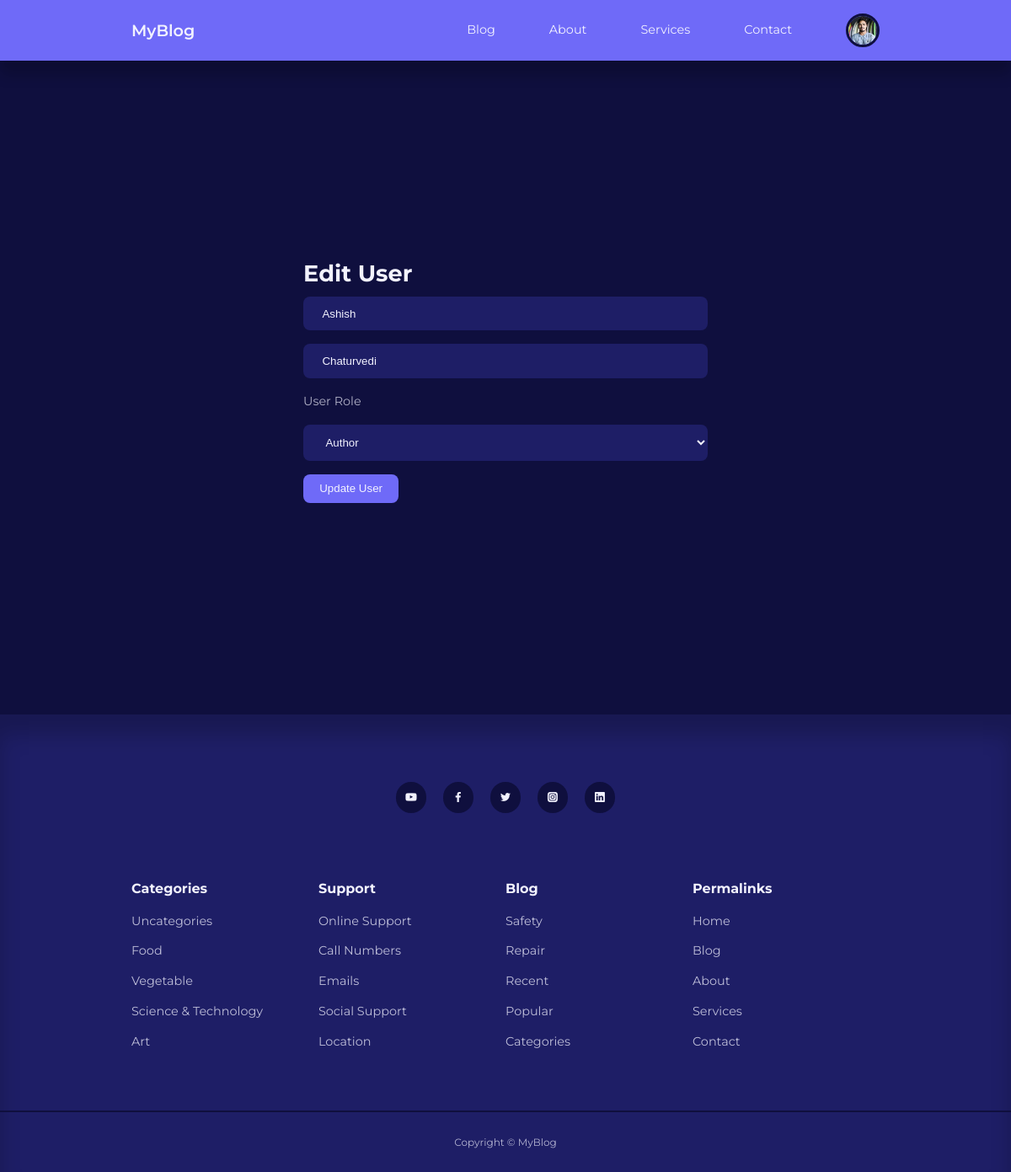
The page /admin/edit-user.php?id=2 (signed in) on the database its author committed.
### tables this page shows
CREATE TABLE IF NOT EXISTS `users` (
  `id` int UNSIGNED NOT NULL AUTO_INCREMENT,
  `firstname` varchar(50) NOT NULL,
  `lastname` varchar(50) NOT NULL,
  `username` varchar(50) NOT NULL,
  `email` varchar(100) NOT NULL,
  `password` varchar(255) NOT NULL,
  `avatar` varchar(255) NOT NULL,
  `is_admin` tinyint(1) NOT NULL,
  PRIMARY KEY (`id`)
);

CREATE TABLE IF NOT EXISTS `categories` (
  `id` int UNSIGNED NOT NULL AUTO_INCREMENT,
  `title` varchar(50) NOT NULL,
  `description` text NOT NULL,
  PRIMARY KEY (`id`)
);

### admin/partials/header.php (called while the page is built, shortened)
<?php
require '../partials/header.php';

### admin/edit-user.php (the view, shortened to what this page needs)
<?php
include 'partials/header.php';
if (isset($_GET['id'])) {
    $id = filter_var($_GET['id'], FILTER_SANITIZE_NUMBER_INT);
    $query = "SELECT * FROM users WHERE id ='$id';";
    $result = mysqli_query($conn, $query);
    if (mysqli_num_rows($result) == 1) {
        $user = mysqli_fetch_assoc($result);
    }
} else {
    header('location:' . ROOT_URL . 'admin/manage-categories.php');
    die();
}
?>
<section class="form_section">
    <div class="container form_section-container">
        <h2>Edit User</h2>
        <form action="<?= ROOT_URL ?>admin/edit-user-logic.php" enctype="multipart/form-data" method="POST">
            <input type="text" placeholder="First Name" name="firstname" value="<?= $user['firstname'] ?>">
            <input type="text" placeholder="Last Name" name="lastname" value="<?= $user['lastname'] ?>">
            <div class="form_control">
                <label>User Role</label>
            </div>
            <select name="userrole">
                <option value="0">Author</option>
            </select>
            <button type="submit" class="btn" name="submit">Update User</button>
        </form>
    </div>
</section>
<?php
include '../partials/footer.php';
?>

### partials/header.php (shortened to what this page needs)
<?php
require 'config/database.php';
if (isset($_SESSION['user_id'])) {
    $id = filter_var($_SESSION['user_id'], FILTER_SANITIZE_NUMBER_INT);
    $query = "SELECT avatar FROM users WHERE id=$id";
    $result = mysqli_query($conn, $query);
    $avatar = mysqli_fetch_assoc($result);
}
?>
<!DOCTYPE html>
<html lang="en">
<head>
    <link rel="stylesheet" href="<?= ROOT_URL ?>css/style.css" />
    <link rel="stylesheet" href="https://unicons.iconscout.com/release/v4.0.0/css/line.css" />
</head>
<body>
    <nav>
        <div class="container nav_container">
            <a href="<?= ROOT_URL ?>" class="nav_logo">MyBlog</a>
            <ul class="nav_items">
                <li><a href="<?php echo ROOT_URL ?>blog.php">Blog</a></li>
                <li><a href="<?= ROOT_URL ?>about.php">About</a></li>
                <li><a href="<?= ROOT_URL ?>services.php">Services</a></li>
                <li><a href="<?= ROOT_URL ?>contact.php">Contact</a></li>
                <?php if (isset($_SESSION['user_id'])) : ?>
                    <li class="nav_profile">
                        <div class="avatar">
                            <img src="<?= ROOT_URL . 'images/' . $avatar['avatar'] ?>" />
                        </div>
                    </li>
                <?php else : ?>
                    <li><a href="<?= ROOT_URL ?>signin.php">Signin</a></li>
                <?php endif; ?>
            </ul>
        </div>
    </nav>

### partials/footer.php (shortened to what this page needs)
<footer>
    <div class="footer_socials">
        <a href="https://www.youtube.com/" target="_blank"><i class="uil uil-youtube"></i></a>
        <a href="https://www.facebook.com/" target="_blank"><i class="uil uil-facebook-f"></i></a>
        <a href="https://twitter.com/?lang=en-in" target="_blank"><i class="uil uil-twitter"></i></a>
        <a href="https://www.instagram.com/" target="_blank"><i class="uil uil-instagram-alt"></i></a>
        <a href="https://in.linkedin.com/" target="_blank"><i class="uil uil-linkedin"></i></a>
    </div>
    <div class="container footer_container">
        <article>
            <h4>Categories</h4>
            <ul>
                <?php
                $all_categories = "SELECT * FROM categories;";
                $all_categories_result = mysqli_query($conn, $all_categories);
                ?>
                <?php while ($all_category = mysqli_fetch_assoc($all_categories_result)) : ?>
                    <li><a href="<?= ROOT_URL ?>category-posts.php?id=<?= $all_category['id'] ?>"><?= $all_category['title'] ?></a></li>
                <?php endwhile; ?>
            </ul>
        </article>
        <article>
            <h4>Support</h4>
            <ul>
                <li><a href="#">Online Support</a></li>
                <li><a href="#">Call Numbers</a></li>
                <li><a href="#">Emails</a></li>
                <li><a href="#">Social Support</a></li>
                <li><a href="#">Location</a></li>
            </ul>
        </article>
        <article>
            <h4>Blog</h4>
            <ul>
                <li><a href="#">Safety</a></li>
                <li><a href="#">Repair</a></li>
                <li><a href="#">Recent</a></li>
                <li><a href="#">Popular</a></li>
                <li><a href="#">Categories</a></li>
            </ul>
        </article>
        <article>
            <h4>Permalinks</h4>
            <ul>
                <li><a href="<?= ROOT_URL ?>">Home</a></li>
                <li><a href="<?= ROOT_URL ?>blog.php">Blog</a></li>
                <li><a href="<?= ROOT_URL ?>about.php">About</a></li>
                <li><a href="<?= ROOT_URL ?>services.php">Services</a></li>
                <li><a href="<?= ROOT_URL ?>contact.php">Contact</a></li>
            </ul>
        </article>
    </div>
    <div class="footer_copyright">
        <small>Copyright &copy; MyBlog</small>
    </div>
</footer>
</body>
</html>

### css/style.css (style rules this page uses)
:root { --color-primary: #6f6af8; --color-primary-light: hsl(242, 91%, 69%, 18%); --color-primary-variant: #5854c7; --color-red: #da0f3f; --color-red-light: hsl(346, 87%, 46%, 15%); --color-green: #00c476; --color-green-light: hsl(156, 100%, 38%, 15%); --color-gray-900: #1e1e66; --color-gray-700: #2d2b7c; --color-gray-300: rgba(242, 242, 254, 0.3); --color-gray-200: rgba(242, 242, 254, 0.7); --color-white: #f2f2fe; --color-bg: #0f0f3e; --transition: all 300ms ease; --container-width-lg: 74%; --container-width-md: 88%; --form-width: 40%; --card-border-radius-1: 0.3rem; --card-border-radius-2: 0.5rem; --card-border-radius-3: 0.8rem; --card-border-radius-4: 2rem; --card-border-radius-5: 5rem; }
* { margin: 0; padding: 0; outline: 0; border: 0; appearance: 0; list-style: none; text-decoration: none; box-sizing: border-box; }
body { font-family: 'Montserrat', sans-serif; line-height: 1.6; color: var(--color-gray-200); overflow-x: hidden; background: var(--color-bg); font-size: 0.9rem; }
.container { width: var(--container-width-lg); max-width: 1800px; margin-inline: auto; }
section { margin-top: 3rem ; width: 100vw; }
h1, h2, h3, h4, h5 { color: var(--color-white); line-height: 1.3rem; }
h2 { font-size: 1.7rem; margin: 1rem 0; }
h4 { font-size: 1rem; }
a { color: var(--color-white); transition: var(--transition); }
img { display: block; width: 100%; object-fit: cover; }
nav { background: var(--color-primary); width: 100vw; height: 4.5rem; position: fixed; top: 0; z-index: 10; box-shadow: 0 1rem 1rem rgba(0, 0 , 0 , .2); }
.nav_container { height: 100%; display: flex; align-items: center; justify-content: space-between; }
.avatar { width: 2.5rem; height: 2.5rem; border-radius: 50%; overflow: hidden; border: .2rem solid var(--color-bg); }
.nav_logo { font-weight: 600; font-size: 1.2rem; }
.nav_items { display: flex; align-items: center; gap: 4rem; }
.nav_profile { position: relative; cursor: pointer; }
footer { background: var(--color-gray-900); padding: 5rem 0 0; box-shadow: inset 0 1.5rem 1.5rem rgba(0, 0 , 0 , .2); }
.footer_socials { margin-inline: auto ; width: fit-content; margin-bottom: 5rem; display: flex; justify-content: space-between; align-items: center; gap: 1.2rem; }
.footer_socials a { background: var(--color-bg); border-radius: 50%; width: 2.3rem; height: 2.3rem; display: flex; align-items: center; justify-content: center; }
.footer_container { display: grid; grid-template-columns: repeat(4, 1fr); }
footer h4 { color: var(--color-white); margin-bottom: .6rem; }
footer ul li { padding: .4rem 0; }
footer ul a { opacity: .75; }
.footer_copyright { text-align: center; padding: 1.5rem 0; border-top: 2px solid var(--color-bg); margin-top: 4rem; }
.btn { display: inline-block; width: fit-content; padding: 0.6rem 1.2rem; background-color: var(--color-primary); border-radius: var(--card-border-radius-2); cursor: pointer; transition: var(--transition); color: var(--color-white); }
.form_section { display: grid; place-items: center; height: 100vh; }
.form_section-container { width: var(--form-width); }
form { display: flex; flex-direction: column; gap: 1rem; }
.form_control { display: flex; flex-direction: column; gap: .6rem; }
input, textarea, select { padding: 0.8rem 1.4rem; background-color: var(--color-gray-900); border-radius: var(--card-border-radius-2); resize: none; color: var(--color-white); }

### rows shown on the page
users: avatar (picture)
users: firstname "Ashish", lastname "Chaturvedi"
categories: title "Uncategories"
categories: title "Food"
categories: title "Vegetable"
categories: title "Science & Technology"
categories: title "Art"
